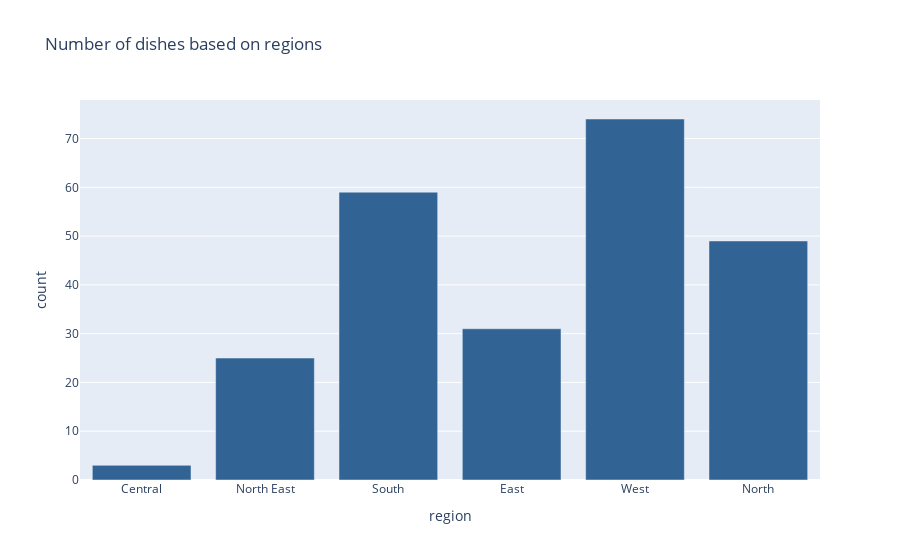

Here is the notebook cell this chart was saved with:
### Markdown cell above
### Number of dishes based on regions <a class="anchor" id="section_1_1"></a>

### Code cell
reg_df = df.region.value_counts().reset_index()
reg_df.columns = ['region','count']
reg_df = reg_df.sample(frac=1)
fig = px.bar(reg_df,x='region',y='count',title='Number of dishes based on regions',
             color_discrete_sequence=['#316394'])
fig.show()

### Figure 1 — Plotly figure (JSON) as saved in the notebook; plotly's stock layout.template omitted (floating-point values rounded to 4 significant figures)
{"data": [{"alignmentgroup": "True", "hovertemplate": "region=%{x}<br>count=%{y}<extra></extra>", "legendgroup": "", "marker": {"color": "#316394"}, "name": "", "offsetgroup": "", "orientation": "v", "showlegend": false, "textposition": "auto", "type": "bar", "x": ["Central", "North East", "South", "East", "West", "North"], "xaxis": "x", "y": [3, 25, 59, 31, 74, 49], "yaxis": "y"}], "layout": {"barmode": "relative", "legend": {"tracegroupgap": 0}, "title": {"text": "Number of dishes based on regions"}, "xaxis": {"anchor": "y", "domain": [0, 1], "title": {"text": "region"}}, "yaxis": {"anchor": "x", "domain": [0, 1], "title": {"text": "count"}}}}
